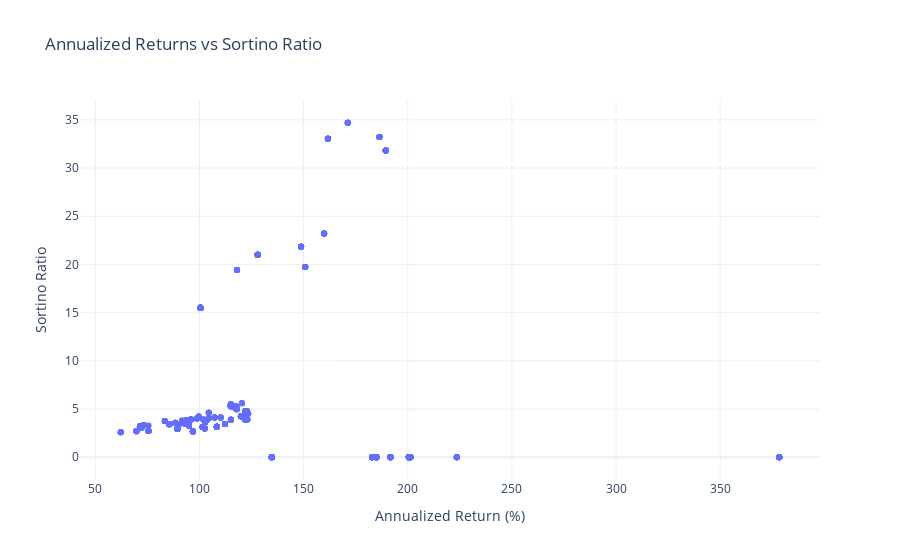

Notebook source saved alongside this figure:
### Code cell
import plotly.express as px

fig = px.scatter(
    experiments,
    x='total_annualized_return_pct',
    y='portfolio_sortino_ratio',
    title='Annualized Returns vs Sortino Ratio',
    labels={
        'total_annualized_return_pct': 'Annualized Return (%)',
        'sortino_ratio': 'Sortino Ratio',
        'total_stocks': 'Number of Stocks'
    },
    hover_data=['experiment_id', 'market_cap_percentile', 'total_stocks', 'min_zscore_rank']
)

fig.update_layout(
    xaxis_title="Annualized Return (%)",
    yaxis_title="Sortino Ratio",
    template="plotly_white"
)

fig.show()

### Figure 1 — Plotly figure (JSON) as saved in the notebook; plotly's stock layout.template omitted (floating-point values rounded to 4 significant figures; data arrays with more than 128 entries replaced by an {"elided": "..."} marker saying what was removed)
{"data": [{"customdata": {"elided": "1000x4 float values"}, "hovertemplate": "Annualized Return (%)=%{x}<br>portfolio_sortino_ratio=%{y}<br>experiment_id=%{customdata[0]}<br>market_cap_percentile=%{customdata[1]}<br>Number of Stocks=%{customdata[2]}<br>min_zscore_rank=%{customdata[3]}<extra></extra>", "legendgroup": "", "marker": {"color": "#636efa", "symbol": "circle"}, "mode": "markers", "name": "", "orientation": "v", "showlegend": false, "type": "scatter", "x": {"elided": "1000 float values"}, "xaxis": "x", "y": {"elided": "1000 float values"}, "yaxis": "y"}], "layout": {"legend": {"tracegroupgap": 0}, "title": {"text": "Annualized Returns vs Sortino Ratio"}, "xaxis": {"anchor": "y", "domain": [0, 1], "title": {"text": "Annualized Return (%)"}}, "yaxis": {"anchor": "x", "domain": [0, 1], "title": {"text": "Sortino Ratio"}}}}
